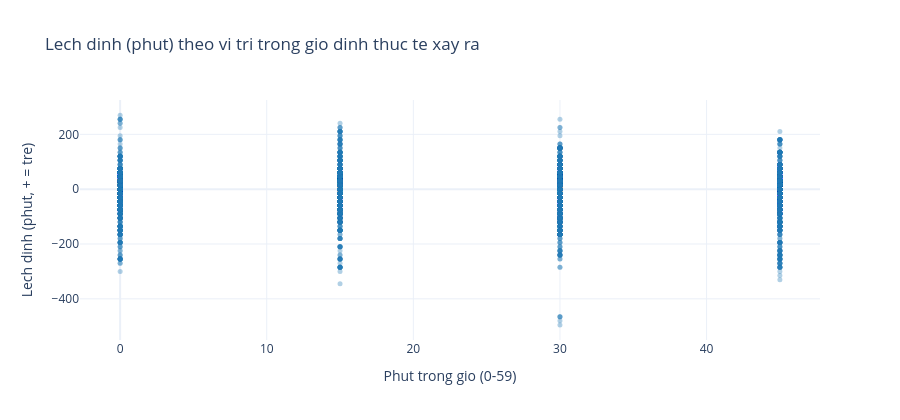

The notebook cell saved with this chart:
### Markdown cell above
## 5. Lệch đỉnh LOCAL từng site x từng ngày (không dùng RMSE)

Không tính RMSE/tương quan tổng hợp trên cả năm nữa — số liệu đó bị trung bình hoá,
che mất bug chỉ xảy ra ở 1 site/1 ngày cụ thể. Thay vào đó: với MỖI (site, ngày),
tìm giờ đỉnh sản lượng thực tế và giờ đỉnh dự báo (trong khung ban ngày), rồi so lệch
bằng phút. Đây là phép đo cục bộ thật sự — 1 ô lệch trong bảng dưới đây là 1 bug thật,
không bị pha loãng bởi các site/ngày khác.

### Code cell
def lech_dinh_moi_ngay(d):
    """Voi MOI (site, ngay), tim gio dinh cua thuc te va cua du bao (chi ban ngay),
    tra ve do lech THOI DIEM (phut). Day la phep do LOCAL, khong gop chung nhieu ngay/site
    lai voi nhau nen khong the bi trung binh hoa che mat bug."""
    w = d[d['is_daylight'].fillna(False).astype(bool)].copy()
    w['ngay'] = w[TIMESTAMP_COL].dt.date
    rows = []
    for (s, ngay), g in w.groupby([SITE_COL, 'ngay']):
        if len(g) < 4 or g['thuc_te'].max() <= 0:
            continue
        t_dinh_thuc = g.loc[g['thuc_te'].idxmax(), TIMESTAMP_COL]
        t_dinh_du_bao = g.loc[g['du_bao'].idxmax(), TIMESTAMP_COL]
        lech_phut = (t_dinh_du_bao - t_dinh_thuc).total_seconds() / 60.0
        rows.append({
            'site_id': s, 'ngay': ngay,
            'gio_dinh_thuc_te': t_dinh_thuc.strftime('%H:%M'),
            'gio_dinh_du_bao': t_dinh_du_bao.strftime('%H:%M'),
            'phut_trong_gio': int(t_dinh_thuc.minute),  # vi tri trong gio nguon (0-59)
            'lech_phut': lech_phut,   # duong = du bao den SAU thuc te (tre / dich phai)
            'thuc_te_dinh': float(g['thuc_te'].max()),
            'du_bao_dinh': float(g['du_bao'].max()),
        })
    return pd.DataFrame(rows)


df_lech = lech_dinh_moi_ngay(df)
df_lech.to_csv(f'{OUTPUT_DIR}/lech_dinh_moi_ngay_h{HORIZON_XEM}.csv', index=False)

print(f"--- LECH DINH LOCAL: {df_lech['site_id'].nunique()} site x {len(df_lech):,} ngay ---")
print("lech_phut duong = du bao den SAU thuc te (dich phai / tre). am = du bao den SOM.")
print()
print(df_lech['lech_phut'].describe().round(2).to_string())
print()
so_dich_phai = int((df_lech['lech_phut'] > 0).sum())
so_dung = int((df_lech['lech_phut'] == 0).sum())
so_dich_trai = int((df_lech['lech_phut'] < 0).sum())
print(f"So ngay du bao dich PHAI (tre)  : {so_dich_phai:,} / {len(df_lech):,} ({so_dich_phai/len(df_lech)*100:.1f}%)")
print(f"So ngay dung khop (lech = 0)    : {so_dung:,} / {len(df_lech):,} ({so_dung/len(df_lech)*100:.1f}%)")
print(f"So ngay du bao dich TRAI (som)  : {so_dich_trai:,} / {len(df_lech):,} ({so_dich_trai/len(df_lech)*100:.1f}%)")
print()
print("--- 15 CA LECH NANG NHAT (theo tri tuyet doi lech_phut) ---")
display(df_lech.reindex(df_lech['lech_phut'].abs().sort_values(ascending=False).index).head(15))
print(f"Đã lưu {OUTPUT_DIR}/lech_dinh_moi_ngay_h{HORIZON_XEM}.csv")

print()
print("--- KIEM TRA: lech_phut co lien quan toi VI TRI TRONG GIO khong (khong dung RMSE) ---")
print("Neu do gioi han thoi tiet hourly: dinh thuc te xay ra cang GAN CUOI gio (phut_trong_gio cao)")
print("thi lech_phut cang LON, vi model chua kip nhan thong tin gio moi.")
print("Neu KHONG thay xu huong nay -> khong phai do du lieu thoi tiet, van la bug code can tim tiep.")
_theo_vi_tri = df_lech.groupby(pd.cut(df_lech['phut_trong_gio'], bins=[-1, 14, 29, 44, 59],
                                       labels=['0-14', '15-29', '30-44', '45-59']),
                                observed=True)['lech_phut'].agg(so_ngay='count', lech_trung_vi='median').reset_index()
_theo_vi_tri.columns = ['phut_trong_gio_nhom', 'so_ngay', 'lech_trung_vi_phut']
display(_theo_vi_tri)

fig_vt = go.Figure()
fig_vt.add_trace(go.Scatter(x=df_lech['phut_trong_gio'], y=df_lech['lech_phut'], mode='markers',
                            marker=dict(size=5, opacity=0.35, color='#1f77b4'), name='moi (site, ngay)'))
fig_vt.update_layout(title='Lech dinh (phut) theo vi tri trong gio dinh thuc te xay ra',
                     xaxis_title='Phut trong gio (0-59)', yaxis_title='Lech dinh (phut, + = tre)',
                     height=420, template='plotly_white')
fig_vt.show()
_theo_vi_tri.to_csv(f'{OUTPUT_DIR}/lech_theo_vi_tri_trong_gio_h{HORIZON_XEM}.csv', index=False)
print(f"Đã lưu {OUTPUT_DIR}/lech_theo_vi_tri_trong_gio_h{HORIZON_XEM}.csv")

### Figure 1 — Plotly figure (JSON) as saved in the notebook; plotly's stock layout.template omitted (floating-point values rounded to 4 significant figures; data arrays with more than 128 entries replaced by an {"elided": "..."} marker saying what was removed)
{"data": [{"marker": {"color": "#1f77b4", "opacity": 0.35, "size": 5}, "mode": "markers", "name": "moi (site, ngay)", "type": "scatter", "x": {"elided": "5080 int values"}, "y": {"elided": "5080 float values"}}], "layout": {"height": 420, "title": {"text": "Lech dinh (phut) theo vi tri trong gio dinh thuc te xay ra"}, "xaxis": {"title": {"text": "Phut trong gio (0-59)"}}, "yaxis": {"title": {"text": "Lech dinh (phut, + = tre)"}}}}
